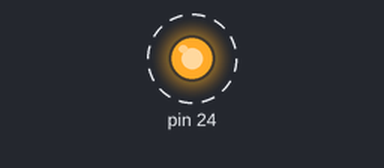
Bench run of a program on a simulated Raspberry Pi (header pin numbers). Shown: output pins drawn as LEDs (lit = HIGH). Dashed ring = blinking. What the program prints to the terminal is not drawn.

Above: at 0.2 s.
Timing chart, 0 to 3.0 s (numbered marks = the images above):
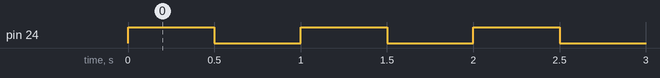

Measured:
- by itself, pin 24: alternates HIGH for 0.50 s and LOW for 0.50 s

The program:

blink_led.py
```python
#!/usr/bin/python

import RPi.GPIO as Portas
import time

Portas.setmode(Portas.BOARD);
Portas.setup(24,Portas.OUT);

count = 0
while (1):
	print 'The count is:', count
	count = count + 1;
	Portas.output(24,True);
	time.sleep(0.5);
	Portas.output(24,False);
	time.sleep(0.5);

#print "Good bye!"
```
